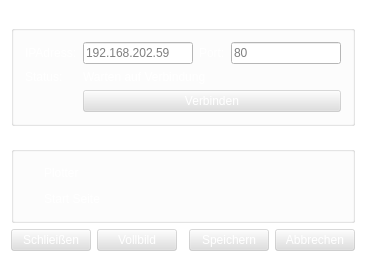
<?xml version="1.0" encoding="UTF-8"?>
<ui version="4.0">
 <class>CSettings</class>
 <widget class="QWidget" name="CSettings">
  <property name="geometry">
   <rect>
    <x>0</x>
    <y>0</y>
    <width>347</width>
    <height>235</height>
   </rect>
  </property>
  <property name="windowTitle">
   <string>CSettings</string>
  </property>
  <property name="styleSheet">
   <string notr="true">background-color: rgba(255, 255, 255, 0);
color: rgb(255, 255, 255);</string>
  </property>
  <layout class="QGridLayout" name="gridLayout">
   <item row="1" column="0" colspan="5">
    <widget class="QGroupBox" name="groupBox_2">
     <property name="enabled">
      <bool>false</bool>
     </property>
     <property name="title">
      <string>Active Module</string>
     </property>
     <layout class="QVBoxLayout" name="verticalLayout">
      <item>
       <widget class="QCheckBox" name="checkBox_2">
        <property name="text">
         <string>Plotter</string>
        </property>
        <property name="icon">
         <iconset resource="../ShowSolarData.qrc">
          <normaloff>:/Resources/chart_curve.png</normaloff>:/Resources/chart_curve.png</iconset>
        </property>
       </widget>
      </item>
      <item>
       <widget class="QCheckBox" name="checkBox">
        <property name="text">
         <string>Start Seite</string>
        </property>
        <property name="icon">
         <iconset resource="../ShowSolarData.qrc">
          <normaloff>:/Resources/home_page.png</normaloff>:/Resources/home_page.png</iconset>
        </property>
       </widget>
      </item>
     </layout>
    </widget>
   </item>
   <item row="2" column="3">
    <widget class="QPushButton" name="pBtn_Save">
     <property name="styleSheet">
      <string notr="true">background-color: rgba(223, 223, 223, 100);</string>
     </property>
     <property name="text">
      <string>Speichern</string>
     </property>
     <property name="icon">
      <iconset resource="../ShowSolarData.qrc">
       <normaloff>:/Resources/file_save_as.png</normaloff>:/Resources/file_save_as.png</iconset>
     </property>
    </widget>
   </item>
   <item row="2" column="4">
    <widget class="QPushButton" name="pBtn_Cancel">
     <property name="styleSheet">
      <string notr="true">background-color: rgba(223, 223, 223, 100);</string>
     </property>
     <property name="text">
      <string>Abbrechen</string>
     </property>
     <property name="icon">
      <iconset resource="../ShowSolarData.qrc">
       <normaloff>:/Resources/cancel.png</normaloff>:/Resources/cancel.png</iconset>
     </property>
    </widget>
   </item>
   <item row="2" column="0">
    <widget class="QPushButton" name="pBtn_Close">
     <property name="styleSheet">
      <string notr="true">background-color: rgba(223, 223, 223, 100);</string>
     </property>
     <property name="text">
      <string>Schlieißen</string>
     </property>
     <property name="icon">
      <iconset resource="../ShowSolarData.qrc">
       <normaloff>:/Resources/cross.png</normaloff>:/Resources/cross.png</iconset>
     </property>
    </widget>
   </item>
   <item row="2" column="2">
    <spacer name="horizontalSpacer">
     <property name="orientation">
      <enum>Qt::Horizontal</enum>
     </property>
     <property name="sizeHint" stdset="0">
      <size>
       <width>40</width>
       <height>20</height>
      </size>
     </property>
    </spacer>
   </item>
   <item row="2" column="1">
    <widget class="QPushButton" name="pBtn_ShowFullScreen">
     <property name="styleSheet">
      <string notr="true">background-color: rgba(223, 223, 223, 100);</string>
     </property>
     <property name="text">
      <string>Vollbild</string>
     </property>
     <property name="icon">
      <iconset resource="../ShowSolarData.qrc">
       <normaloff>:/Resources/slideshow_full_screen.png</normaloff>:/Resources/slideshow_full_screen.png</iconset>
     </property>
    </widget>
   </item>
   <item row="0" column="0" colspan="5">
    <widget class="QGroupBox" name="groupBox">
     <property name="title">
      <string>WebSocket</string>
     </property>
     <layout class="QGridLayout" name="gridLayout_2" rowstretch="0,1,1,0,0" columnstretch="0,0,0,0,0,0">
      <item row="1" column="0">
       <widget class="QLabel" name="label">
        <property name="sizePolicy">
         <sizepolicy hsizetype="Fixed" vsizetype="Preferred">
          <horstretch>0</horstretch>
          <verstretch>0</verstretch>
         </sizepolicy>
        </property>
        <property name="text">
         <string>IPAdress:</string>
        </property>
       </widget>
      </item>
      <item row="3" column="0">
       <widget class="QLabel" name="label_3">
        <property name="sizePolicy">
         <sizepolicy hsizetype="Fixed" vsizetype="Preferred">
          <horstretch>0</horstretch>
          <verstretch>0</verstretch>
         </sizepolicy>
        </property>
        <property name="text">
         <string>Status:</string>
        </property>
       </widget>
      </item>
      <item row="1" column="3">
       <widget class="QLineEdit" name="lineEdit_Port">
        <property name="sizePolicy">
         <sizepolicy hsizetype="Preferred" vsizetype="Fixed">
          <horstretch>0</horstretch>
          <verstretch>0</verstretch>
         </sizepolicy>
        </property>
        <property name="styleSheet">
         <string notr="true">background-color: rgb(255, 255, 255);
color: rgb(0, 0, 0);</string>
        </property>
        <property name="placeholderText">
         <string>80</string>
        </property>
       </widget>
      </item>
      <item row="1" column="1">
       <widget class="QLineEdit" name="lineEdit_IPAdress">
        <property name="sizePolicy">
         <sizepolicy hsizetype="Preferred" vsizetype="Fixed">
          <horstretch>0</horstretch>
          <verstretch>0</verstretch>
         </sizepolicy>
        </property>
        <property name="styleSheet">
         <string notr="true">background-color: rgb(255, 255, 255);
color: rgb(0, 0, 0);</string>
        </property>
        <property name="placeholderText">
         <string>192.168.202.59</string>
        </property>
       </widget>
      </item>
      <item row="1" column="2">
       <widget class="QLabel" name="label_2">
        <property name="sizePolicy">
         <sizepolicy hsizetype="Fixed" vsizetype="Preferred">
          <horstretch>0</horstretch>
          <verstretch>0</verstretch>
         </sizepolicy>
        </property>
        <property name="text">
         <string>Port:</string>
        </property>
       </widget>
      </item>
      <item row="3" column="1" colspan="3">
       <widget class="QLabel" name="label_Status">
        <property name="text">
         <string>Warten auf Verbindung</string>
        </property>
       </widget>
      </item>
      <item row="4" column="1" colspan="3">
       <widget class="QPushButton" name="pBtn_Connect">
        <property name="sizePolicy">
         <sizepolicy hsizetype="Preferred" vsizetype="Fixed">
          <horstretch>0</horstretch>
          <verstretch>0</verstretch>
         </sizepolicy>
        </property>
        <property name="styleSheet">
         <string notr="true">background-color: rgba(223, 223, 223, 100);</string>
        </property>
        <property name="text">
         <string>Verbinden</string>
        </property>
        <property name="icon">
         <iconset resource="../ShowSolarData.qrc">
          <normaloff>:/Resources/connect.png</normaloff>:/Resources/connect.png</iconset>
        </property>
       </widget>
      </item>
     </layout>
    </widget>
   </item>
  </layout>
 </widget>
 <layoutdefault spacing="6" margin="11"/>
 <resources>
  <include location="../ShowSolarData.qrc"/>
 </resources>
 <connections/>
</ui>
